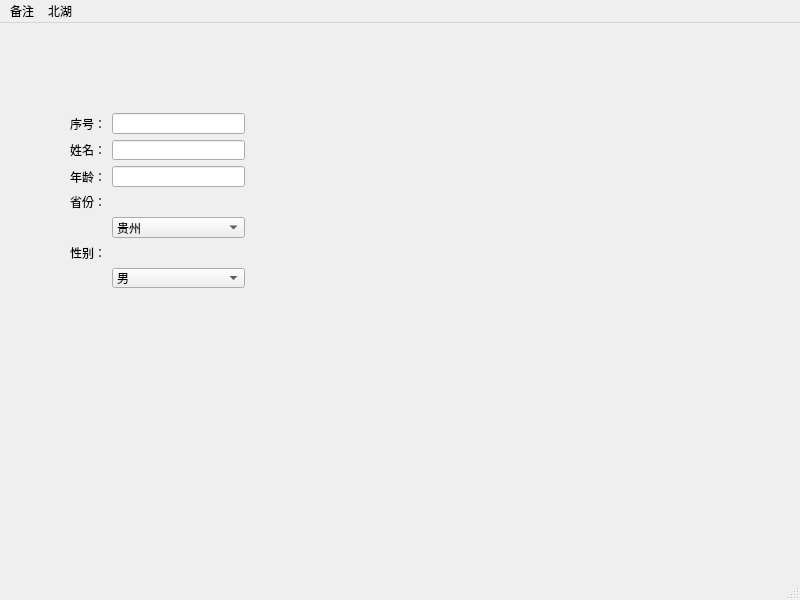
<?xml version="1.0" encoding="UTF-8"?>
<ui version="4.0">
 <class>MainWindow</class>
 <widget class="QMainWindow" name="MainWindow">
  <property name="geometry">
   <rect>
    <x>0</x>
    <y>0</y>
    <width>800</width>
    <height>600</height>
   </rect>
  </property>
  <property name="windowTitle">
   <string>MainWindow</string>
  </property>
  <widget class="QWidget" name="centralwidget">
   <widget class="QWidget" name="">
    <property name="geometry">
     <rect>
      <x>70</x>
      <y>90</y>
      <width>175</width>
      <height>175</height>
     </rect>
    </property>
    <layout class="QFormLayout" name="formLayout">
     <item row="0" column="0">
      <widget class="QLabel" name="label">
       <property name="text">
        <string>序号：</string>
       </property>
      </widget>
     </item>
     <item row="0" column="1">
      <widget class="QLineEdit" name="lineEdit"/>
     </item>
     <item row="2" column="0">
      <widget class="QLabel" name="label_2">
       <property name="text">
        <string>姓名：</string>
       </property>
      </widget>
     </item>
     <item row="2" column="1">
      <widget class="QLineEdit" name="lineEdit_2"/>
     </item>
     <item row="4" column="0">
      <widget class="QLabel" name="label_3">
       <property name="text">
        <string>年龄：</string>
       </property>
      </widget>
     </item>
     <item row="4" column="1">
      <widget class="QLineEdit" name="lineEdit_3"/>
     </item>
     <item row="6" column="0" colspan="2">
      <widget class="QLabel" name="label_4">
       <property name="text">
        <string>省份：</string>
       </property>
      </widget>
     </item>
     <item row="7" column="1">
      <widget class="QComboBox" name="comboBox">
       <item>
        <property name="text">
         <string>贵州</string>
        </property>
       </item>
       <item>
        <property name="text">
         <string>北京</string>
        </property>
       </item>
       <item>
        <property name="text">
         <string>天津</string>
        </property>
       </item>
       <item>
        <property name="text">
         <string>上海</string>
        </property>
       </item>
      </widget>
     </item>
     <item row="8" column="0" colspan="2">
      <widget class="QLabel" name="label_5">
       <property name="text">
        <string>性别：</string>
       </property>
      </widget>
     </item>
     <item row="9" column="1">
      <widget class="QComboBox" name="comboBox_2">
       <item>
        <property name="text">
         <string>男</string>
        </property>
       </item>
       <item>
        <property name="text">
         <string>女</string>
        </property>
       </item>
      </widget>
     </item>
    </layout>
   </widget>
  </widget>
  <widget class="QMenuBar" name="menubar">
   <property name="geometry">
    <rect>
     <x>0</x>
     <y>0</y>
     <width>800</width>
     <height>22</height>
    </rect>
   </property>
   <widget class="QMenu" name="menu">
    <property name="title">
     <string>备注</string>
    </property>
    <addaction name="separator"/>
    <addaction name="separator"/>
    <addaction name="action1"/>
    <addaction name="action2"/>
   </widget>
   <widget class="QMenu" name="menu_2">
    <property name="title">
     <string>北湖</string>
    </property>
   </widget>
   <addaction name="menu"/>
   <addaction name="menu_2"/>
  </widget>
  <widget class="QStatusBar" name="statusbar"/>
  <action name="action1">
   <property name="text">
    <string>1</string>
   </property>
  </action>
  <action name="action2">
   <property name="text">
    <string>2</string>
   </property>
  </action>
 </widget>
 <resources/>
 <connections/>
</ui>
